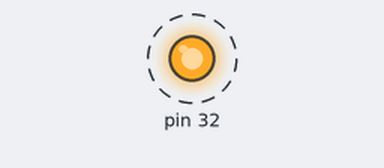
This program was run on a simulated Raspberry Pi (header pin numbers). Parts: output pins drawn as LEDs (lit = HIGH). Dashed ring = blinking.

Above: at 0.05 s.
Timing chart, 0 to 3.0 s (numbered marks = the images above):
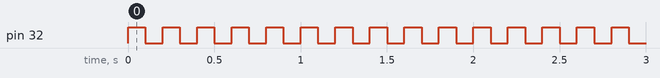

The program:

led_flash.py
```python
import RPi.GPIO as GPIO
import time

GPIO.setmode(GPIO.BOARD)

GPIO.setup(32, GPIO.OUT)

# GPIO.output(32, 1)

led_on = False
sleep_time = 0.1
on_time = 0.0000005
time_period = 0.08
# print("Frequency: {0:.03f}".format(1/time_period))
# frequency = 20
# time_period = 1/frequency
# on_time = time_period/2
max_total_flashes = total_flashes = 60

st = time.perf_counter()
try:
    """while total_flashes > 0:
        total_flashes -= 1
        GPIO.output(32, 1)
        time.sleep(on_time)
        GPIO.output(32, 0)
        time.sleep(time_period-on_time)
    """
    while True:
        total_flashes -= 1
        led_on = not led_on
        GPIO.output(32, led_on)
        time.sleep(sleep_time)
except KeyboardInterrupt:
    pass
finally:
    t = time.perf_counter()-st
    print("Expected time: {}".format(time_period*max_total_flashes))
    print("Actual time: {}".format(t))
    GPIO.cleanup()
```

Measured:
- by itself, pin 32: alternates HIGH for 0.10 s and LOW for 0.10 s
